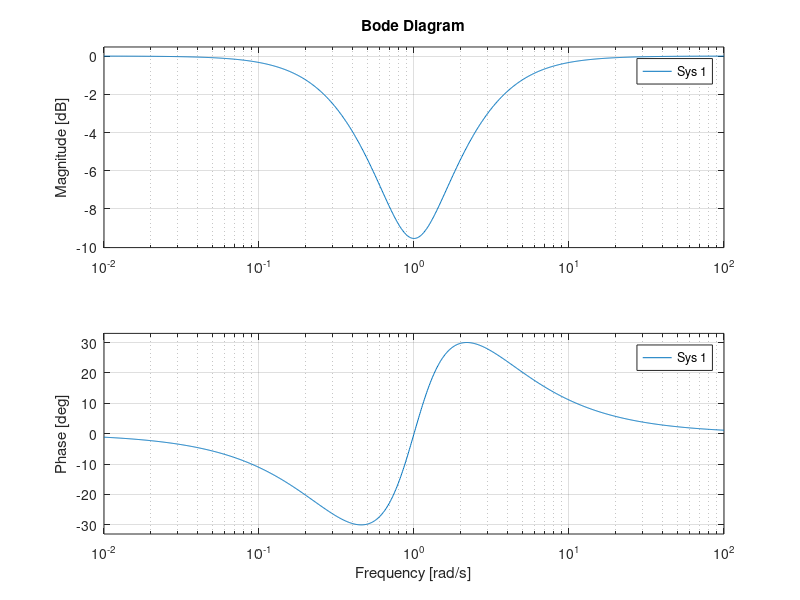

Reproduce this figure in MATLAB. (Note: this script raises an error after producing the figure.)
clear 
clc

%Bode Plot run before code to avoid error

figure(1)
bode( tf( [1,1,1],[1,3,1] ) )


%%

syms s Vo Ra Cb Cc Rd;
A=[1 0 0 Ra 0 0 0; 
   0 Cb*s 0 0 1 0 0; 
   Cc*s -Cc*s 0 0 0 1 0; 
   0 -1 0 0 0 0 Rd;
   0 0 -1 1 1 0 0; 
   0 0 0 0 -1 1 1; 
   0 0 0 1 0 1 0;]

b=[Vo; Cb*s*Vo; 0; 0; 0; 0; 0]; x=A\b

Ia = x(4)
Va = Ia*Ra
tf = 1 - ( Va / Vo ) %Note tf = V1/Vo
final = simplifyFraction(tf)

%% 1c
syms R C 
Ra = (2*R)
Cb = C
Cc = C
Rd = R/2

final

finalcircuit = (C*(R/2)*s + C*(R/2)*s + C*C*(2*R)*(R/2)*s^2 + 1)/(C*(2*R)*s + C*(R/2)*s + C*(R/2)*s + C*C*(2*R)*(R/2)*s^2 + 1)

